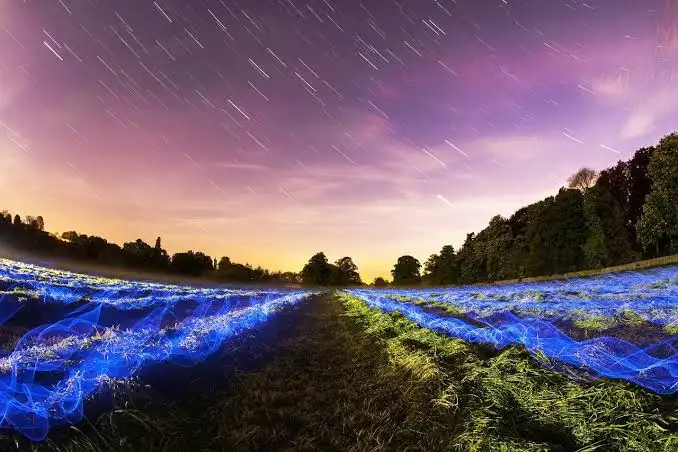
#> input picture sample.jpg, 678 x 452 px
$ python 'main (1).py'
#> lines starting #> are read from the running program, lines starting #| are printed output that depends on the picture; after the words box and inside, x2 and y2 are one past the last pixel; in counts of white or black regions, pixels touching at a corner belong together
### pipeline_deteccao.py
import cv2
import matplotlib.pyplot as plt
import numpy as np

def load_image(path: str):
#> called with path = 'sample.jpg'
    image = cv2.imread(path)
#> image is the input picture: shape (452, 678, 3); mean B, G, R 111.6, 93.6, 112.5

    if image is None:
        raise ValueError(f"Imagem não encontrada no caminho: {path}")
    return image
    # Retorna a imagem carregada. Tipo retornado: numpy.ndarray

def convert_to_gray(image):
    return cv2.cvtColor(image, cv2.COLOR_BGR2GRAY)
    # cv2.cvtColor() converte espaço de cor.
    # COLOR_BGR2GRAY: Converter de BGR → Escala de Cinza

def show_image(image, title="Imagem"):
    plt.imshow(image, cmap='gray')
    plt.title(title)   # Define o título do gráfico.
    plt.axis("off")    # Remove eixos
    plt.show()         # Renderiza e exibe a imagem. Sem isso, nada aparece.


def plot_histogram(image, title="Histograma"):
    plt.hist(image.ravel(), bins=256, range=[0, 256])
    plt.title(title)
    plt.xlabel("Intensidade")          # Eixo X = valor do pixel
    plt.ylabel("Quantidade de Pixels") # Eixo Y = frequência
    plt.show()

def calculate_metrics(image):
    brightness = image.mean()
    contrast = image.std()
    return brightness, contrast

def apply_threshold(image, threshold=127):
    _, binary = cv2.threshold(image, threshold, 255, cv2.THRESH_BINARY)
    return binary


def apply_otsu(image):
    _, binary = cv2.threshold(
        image,
        0,
        255,
        cv2.THRESH_BINARY + cv2.THRESH_OTSU
    )
    return binary

def apply_morphology(binary_image):

    cleaned = cv2.morphologyEx(binary_image, cv2.MORPH_CLOSE, kernel)
    # MORPH_CLOSE fecha pequenos buracos e conecta regiões próximas
    return cleaned

# [24 lines left out: functions find_contours, draw_contours, draw_bounding_boxes, not called in this run]


def filter_contours_by_area(contours, min_area=500):
    filtered = [c for c in contours if cv2.contourArea(c) >= min_area]
    return filtered


# [22 lines left out: function draw_bounding_boxes_with_area, not called in this run]

### main (1).py
from pipeline_deteccao import (
    load_image,
    convert_to_gray,
    show_image,
    plot_histogram,
    calculate_metrics,
    apply_threshold,
    apply_otsu,
    apply_morphology,
    find_contours,
    draw_contours,
    draw_bounding_boxes,
    filter_contours_by_area,
    draw_bounding_boxes_with_area
)

if __name__ == "__main__":
    img = load_image("sample.jpg")
    print("Shape imagem colorida:", img.shape)
#| Shape imagem colorida: (452, 678, 3)
    gray = convert_to_gray(img)
#> in convert_to_gray, `return cv2.cvtColor(image, cv2.COLOR_BGR2GRAY)`:
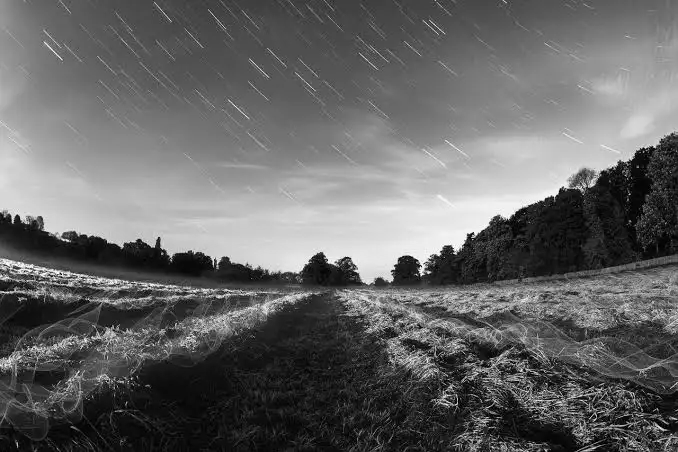
#> returned value: shape (452, 678); min 0, max 255, mean 101.3
    print("Shape imagem grayscale:", gray.shape)
#| Shape imagem grayscale: (452, 678)

    show_image(gray, "1 - Imagem Original (Escala de Cinza)")
    plot_histogram(gray, "1 - Histograma Original")
#> in plot_histogram, `plt.show()`:
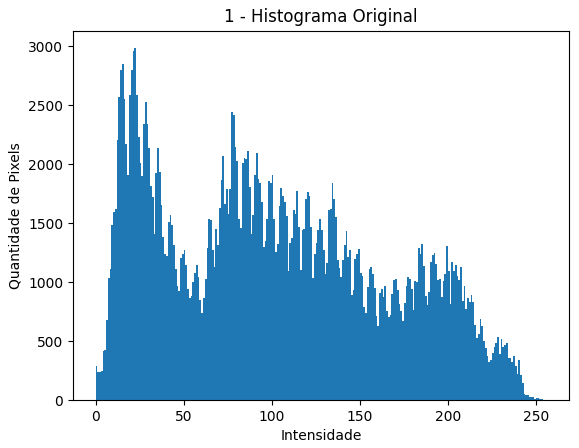
#> figure drawn by matplotlib, 1 panel; tallest bar 2984 high, from x = 22 to 23

    brightness, contrast = calculate_metrics(gray)
#> in calculate_metrics, `brightness = image.mean()`: brightness = 101.3
#> in calculate_metrics, `contrast = image.std()`: contrast = 63.42
#> brightness = 101.3; contrast = 63.42

    print("\n--- MÉTRICAS ORIGINAIS ---")
    print(f"Brilho médio:             {brightness:.2f}")
#| Brilho médio:             101.30
    print(f"Contraste (desvio padrão): {contrast:.2f}")
#| Contraste (desvio padrão): 63.42

    binary_manual = apply_threshold(gray, threshold=120)
#> in apply_threshold, `_, binary = cv2.threshold(image, threshold, 255, cv2.THRESH_BINARY)`:
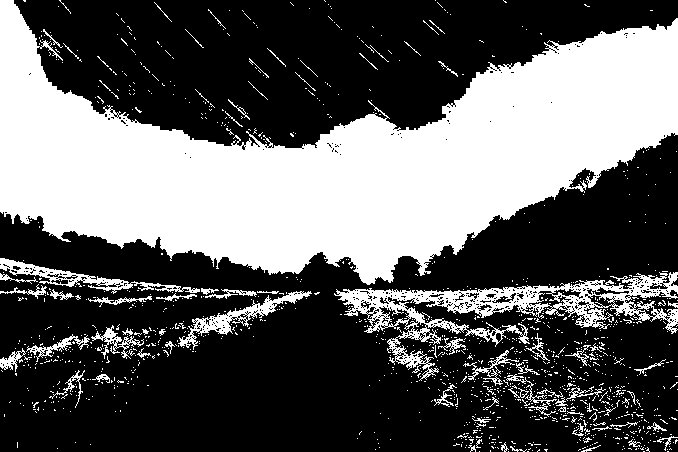
#> binary: shape (452, 678); 37.1% white; 1245 white regions (1168 under 20 px), largest, box (x1, y1, x2, y2) and area: (0, 0, 678, 285) 93877, (334, 272, 678, 381) 8532, (0, 258, 200, 294) 1474
    show_image(binary_manual, "2 - Threshold Manual (120)")
    plot_histogram(binary_manual, "2 - Histograma - Threshold Manual")
#> call 2 of plot_histogram, with title = '2 - Histograma - Threshold Manual'
#> in plot_histogram (call 2), `plt.show()`:
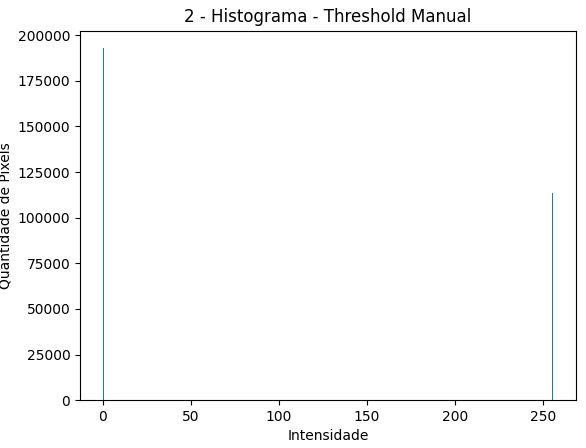
#> figure drawn by matplotlib, 1 panel; tallest bar 192844 high, from x = 0 to 1

    binary_otsu = apply_otsu(gray)
#> in apply_otsu, `_, binary = cv2.threshold( image, 0, 255, cv2.THRESH_BINARY + cv2.THRE..`:
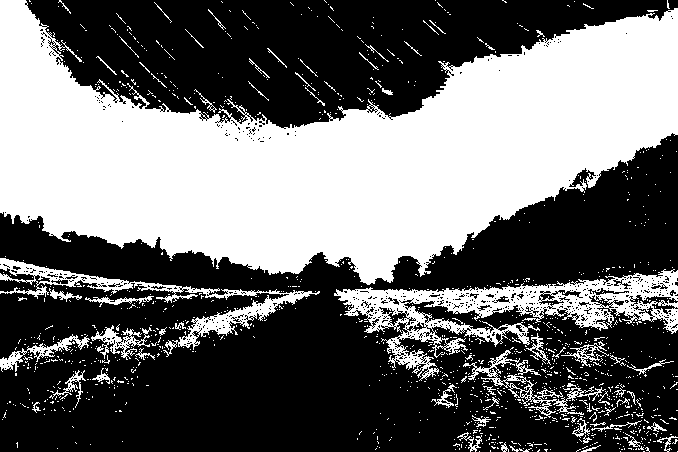
#> binary: shape (452, 678); 42.5% white; 1217 white regions (1152 under 20 px), largest, box (x1, y1, x2, y2) and area: (0, 0, 678, 285) 105739, (334, 269, 678, 381) 10919, (0, 258, 320, 357) 4160
    show_image(binary_otsu, "3 - Threshold Otsu (Automático)")
    plot_histogram(binary_otsu, "3 - Histograma - Otsu")
#> call 3 of plot_histogram, with title = '3 - Histograma - Otsu'
#> in plot_histogram (call 3), `plt.show()`:
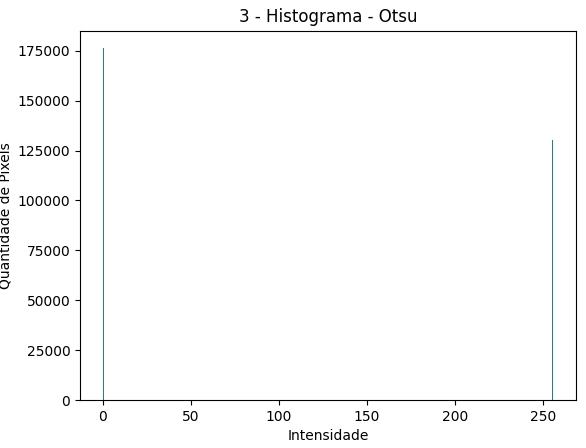
#> figure drawn by matplotlib, 1 panel; tallest bar 176242 high, from x = 0 to 1

#> (the run stopped early here; a loop or call above may not have finished)
